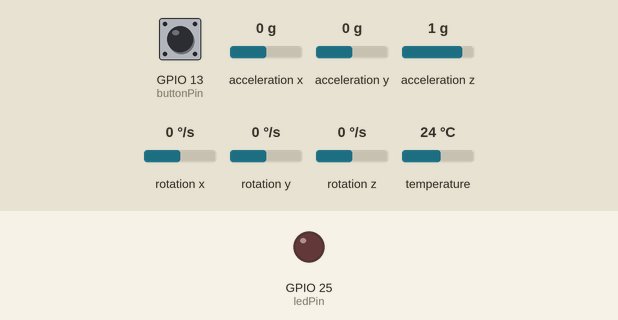
This sketch was run on a simulated ESP32. On the bench: output pins drawn as LEDs (lit = HIGH). The inputs (shaded band) are chosen by the test bench; at power-on: GPIO 13 (buttonPin) HIGH, acceleration x 0 g, acceleration y 0 g, acceleration z 1 g, rotation x 0 °/s, rotation y 0 °/s, rotation z 0 °/s, temperature 24 °C. What the sketch prints to the serial monitor is not drawn.

Above: at 1.3 s.
1.4 s: GPIO 13 (buttonPin) pulled LOW for 0.15 s
At 1.9 s:
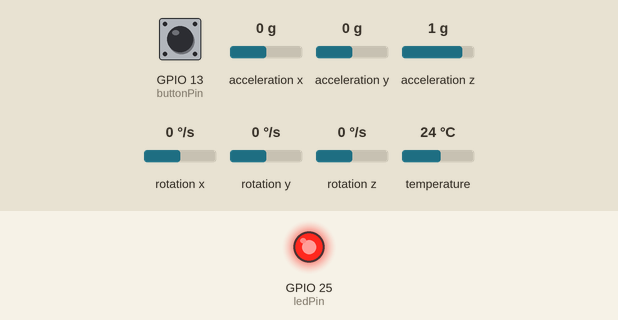
3.9 s: GPIO 13 (buttonPin) pulled LOW for 3.2 s
At 8.6 s:
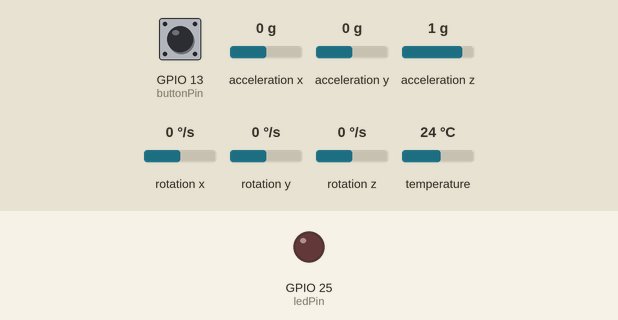
Timing chart, 0 to 10.1 s (numbered marks = the images above; inputs shaded):
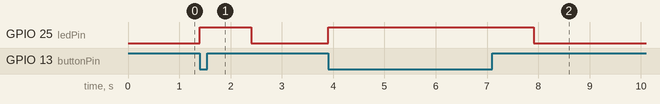

Measured:
- after the input at 1.4 s, GPIO 25 (ledPin): LOW → HIGH at once, → LOW 1.0 s later
- after the input at 3.9 s, GPIO 25 (ledPin): LOW → HIGH at once, → LOW 4.0 s later

The sketch:

sketch.ino
```cpp
#include <Wire.h>
#include <Adafruit_MPU6050.h>
#include <Adafruit_Sensor.h>

Adafruit_MPU6050 mpu;

const int buttonPin = 13;  // GPIO 13 for SOS button
const int ledPin = 25;     // GPIO 25 for alert LED

void setup() {
  Serial.begin(115200);
  pinMode(buttonPin, INPUT_PULLUP);
  pinMode(ledPin, OUTPUT);

  if (!mpu.begin()) {
    Serial.println("❌ MPU6050 not detected. Check connections!");
    while (1);
  }

  Serial.println("✅ MPU6050 Found!");
  delay(100);
}

void loop() {
  // Check button for manual SOS
  if (digitalRead(buttonPin) == LOW) {
    digitalWrite(ledPin, HIGH);
    Serial.println("🚨 Manual SOS Triggered!");
    Serial.println("📍 Location: Lat 18.5204° N, Long 73.8567° E");
    delay(1000);
  } else {
    digitalWrite(ledPin, LOW);
  }

  // Read accelerometer data
  sensors_event_t a, g, temp;
  mpu.getEvent(&a, &g, &temp);

  float accX = a.acceleration.x;
  float accY = a.acceleration.y;
  float accZ = a.acceleration.z;

  // Fall Detection Logic
  if (abs(accX) > 20 || abs(accY) > 20 || abs(accZ) > 25) {
    digitalWrite(ledPin, HIGH);
    Serial.println("🚨 SOS: Sudden Fall Detected!");
    Serial.println("📍 Location: Lat 18.5204° N, Long 73.8567° E");
    delay(2000); // Debounce delay
  }
}
```
